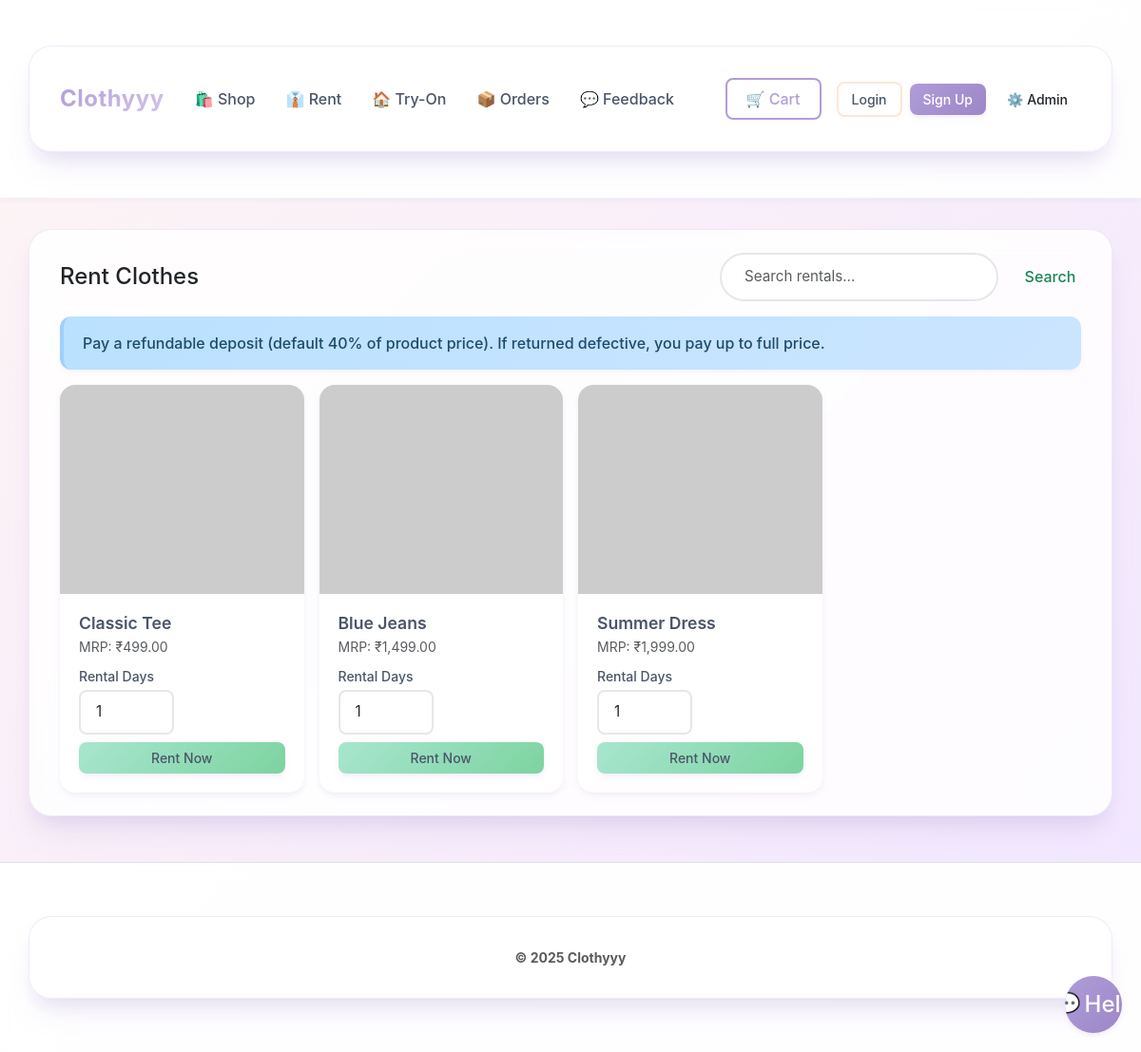
Screenshot of /public/rent/index.php with the database file from the repository.
### tables this page shows
CREATE TABLE IF NOT EXISTS products (
  id INT AUTO_INCREMENT PRIMARY KEY,
  name VARCHAR(200) NOT NULL,
  description TEXT,
  price DECIMAL(10,2) NOT NULL DEFAULT 0,
  image_url VARCHAR(500),
  category_id INT DEFAULT NULL,
  is_active TINYINT(1) NOT NULL DEFAULT 1,
  is_rentable TINYINT(1) NOT NULL DEFAULT 0,
  rental_only TINYINT(1) NOT NULL DEFAULT 0,
  created_at DATETIME NOT NULL DEFAULT CURRENT_TIMESTAMP,
  FOREIGN KEY (category_id) REFERENCES categories(id) ON DELETE SET NULL
);

### src/lib/helpers.php (called while the page is built, shortened)
<?php
	function e($value) {
		return htmlspecialchars((string)$value, ENT_QUOTES, 'UTF-8');
	}

### src/lib/db.php (called while the page is built, shortened)
<?php
	function db_pdo() {
		$dsn = 'mysql:host=' . DB_HOST . ';dbname=' . DB_NAME . ';charset=' . DB_CHARSET;
		$options = [
			PDO::ATTR_ERRMODE => PDO::ERRMODE_EXCEPTION,
			PDO::ATTR_DEFAULT_FETCH_MODE => PDO::FETCH_ASSOC,
		];
		$pdo = new PDO($dsn, DB_USER, DB_PASS, $options);
		return $pdo;
	}
	function db_fetch_all($sql, $params = []) {
		$stmt = db_pdo()->prepare($sql);
		$stmt->execute($params);
		return $stmt->fetchAll();
	}

### public/rent/index.php (the view, shortened to what this page needs)
<?php
	require_once __DIR__ . '/../../src/lib/db.php';
	require_once __DIR__ . '/../../src/lib/helpers.php';
	$q = isset($_GET['q']) ? trim($_GET['q']) : '';
	$params = [];
	$sql = "SELECT p.* FROM products p WHERE p.is_active = 1 AND p.is_rentable = 1";
	$sql .= " ORDER BY p.created_at DESC";
	$products = db_fetch_all($sql, $params);
?>
<?php include __DIR__ . '/../../src/partials/header.php'; ?>
<div class="container py-4">
	<div class="d-flex justify-content-between align-items-center mb-3">
		<h1 class="h4 mb-0">Rent Clothes</h1>
		<form method="get" class="d-flex" style="max-width: 380px;">
			<input class="form-control me-2" type="search" name="q" placeholder="Search rentals..." value="<?php echo e($q); ?>">
			<button class="btn btn-outline-success">Search</button>
		</form>
	</div>
	<div class="alert alert-info">Pay a refundable deposit (default <?php echo (int)(RENTAL_SECURITY_DEPOSIT_RATE*100); ?>% of product price). If returned defective, you pay up to full price.</div>
	<div class="row g-3">
		<?php foreach ($products as $p): ?>
			<div class="col-6 col-md-3">
				<div class="card h-100">
					<?php if (!empty($p['image_url'])): ?>
						<img src="<?php echo e($p['image_url']); ?>" class="card-img-top" alt="<?php echo e($p['name']); ?>">
					<?php else: ?>
						<div class="ratio ratio-4x3 bg-light"></div>
					<?php endif; ?>
					<div class="card-body d-flex flex-column">
						<h5 class="card-title mb-1"><?php echo e($p['name']); ?></h5>
						<div class="small text-muted mb-2">MRP: ₹<?php echo number_format((float)$p['price'], 2); ?></div>
						<div class="mt-auto">
							<form action="/clothyyy/public/rent/checkout.php" method="post">
								<div class="mb-2">
									<label class="form-label small mb-1">Rental Days</label>
									<input type="number" name="days" value="1" min="1" class="form-control form-control-sm" style="max-width:100px" required>
								</div>
								<button class="btn btn-success btn-sm w-100">Rent Now</button>
							</form>
						</div>
					</div>
				</div>
			</div>
		<?php endforeach; ?>
	</div>
</div>
<?php include __DIR__ . '/../../src/partials/footer.php'; ?>

### public/assets/css/styles.css (style rules this page uses)
:root { --brand: #b19cd9; --brand-dark: #9b87c7; --brand-light: #d4c4e8; --success: #a8e6cf; --success-dark: #7dd3a0; --danger: #ffb3ba; --danger-dark: #ff9aa2; --warning: #ffd3a5; --warning-dark: #ffc085; --info: #bae1ff; --info-dark: #9dd1ff; --pastel-pink: #ffd1dc; --pastel-lavender: #e6d9f2; --pastel-mint: #d4f1c5; --pastel-peach: #ffe5d9; --pastel-sky: #cce5ff; --pastel-yellow: #fff9c4; --dark: #4a5568; --light: #fefefe; --shadow-sm: 0 2px 4px 0 rgba(177, 156, 217, 0.1); --shadow: 0 4px 8px -2px rgba(177, 156, 217, 0.15), 0 2px 4px -1px rgba(177, 156, 217, 0.1); --shadow-md: 0 10px 20px -5px rgba(177, 156, 217, 0.2), 0 4px 6px -2px rgba(177, 156, 217, 0.1); --shadow-lg: 0 20px 30px -10px rgba(177, 156, 217, 0.25), 0 10px 15px -5px rgba(177, 156, 217, 0.15); --shadow-xl: 0 25px 50px -12px rgba(177, 156, 217, 0.3); --transition: all 0.3s cubic-bezier(0.4, 0, 0.2, 1); --transition-fast: all 0.15s ease; }
* { transition: var(--transition-fast); }
body { font-family: 'Inter', -apple-system, BlinkMacSystemFont, 'Segoe UI', Roboto, sans-serif; background: linear-gradient(135deg, #fef5f5 0%, #f0e6ff 25%, #e6f3ff 50%, #f0fff4 75%, #fff5e6 100%) !important; background-size: 400% 400% !important; background-attachment: fixed !important; animation: gradientShift 15s ease infinite; min-height: 100vh; }
.btn { border-radius: 8px; font-weight: 500; padding: 0.5rem 1.25rem; transition: var(--transition); border: none; position: relative; overflow: hidden; }
.btn::before { content: ''; position: absolute; top: 50%; left: 50%; width: 0; height: 0; border-radius: 50%; background: rgba(255, 255, 255, 0.3); transform: translate(-50%, -50%); transition: width 0.6s, height 0.6s; }
.btn-success, .btn-success:not(:disabled):not(.disabled) { background: linear-gradient(135deg, var(--success) 0%, var(--success-dark) 100%) !important; color: var(--dark) !important; box-shadow: var(--shadow); border-color: var(--success) !important; }
.btn-sm { padding: 0.375rem 0.875rem; font-size: 0.875rem; }
.card { border: none; border-radius: 16px; box-shadow: var(--shadow); overflow: hidden; transition: var(--transition); background: white; position: relative; }
.card-img-top { object-fit: cover; height: 220px; transition: var(--transition); }
.card-body { padding: 1.25rem; }
.card-title { font-weight: 600; color: var(--dark); font-size: 1.1rem; margin-bottom: 0.5rem; }
.form-control, .form-select { border-radius: 8px; border: 2px solid #e5e7eb; padding: 0.625rem 1rem; transition: var(--transition); font-size: 0.95rem; }
.form-label { font-weight: 500; color: var(--dark); margin-bottom: 0.5rem; }
.alert { border-radius: 12px; border: none; padding: 1rem 1.25rem; box-shadow: var(--shadow-sm); font-weight: 500; }
.alert-info { background: linear-gradient(135deg, var(--info) 0%, var(--pastel-sky) 100%) !important; color: #1e4a6b !important; border-left: 4px solid var(--info-dark) !important; border-color: var(--info-dark) !important; }
.container { background: rgba(255, 255, 255, 0.85) !important; backdrop-filter: blur(15px); border-radius: 24px; padding: 2rem; margin-top: 2rem; margin-bottom: 2rem; box-shadow: var(--shadow-lg); border: 1px solid rgba(177, 156, 217, 0.2) !important; }
input[type="search"] { border-radius: 50px !important; padding: 0.75rem 1.5rem !important; }

### rows the page displays
products: name "Classic Tee", price "499.00"
products: name "Blue Jeans", price "1,499.00"
products: name "Summer Dress", price "1,999.00"

### other values shown
APP_NAME "Clothyyy"
RENTAL_SECURITY_DEPOSIT_RATE*100 "40"
